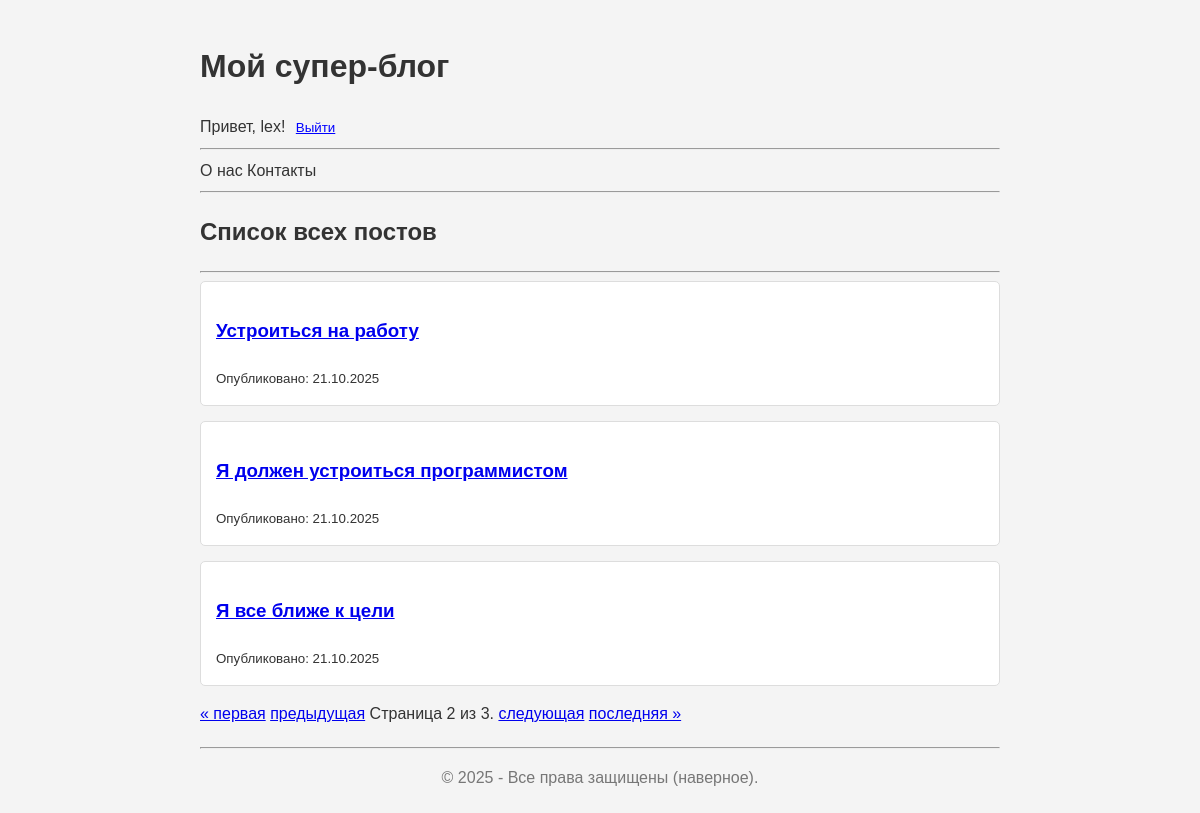
Page /?page=2 (signed in) on the committed database.
### blog/models.py (models this page shows, shortened)
class Post(models.Model):
    title = models.CharField(max_length=200, verbose_name="Заголовок")
    slug = models.SlugField(max_length=250, unique=True, blank=True)
    body = models.TextField(verbose_name="Текст поста")
    created_date = models.DateTimeField(default=timezone.now, verbose_name="Дата создания")
    class Meta:
        ordering = ['-created_date']
        verbose_name = "Пост"
        verbose_name_plural = "Посты"

### blog/views.py (the view)
# urls.py: path('', views.post_list, name='post_list'),
def post_list(request):
    object_list = Post.objects.all()
    paginator = Paginator(object_list, 3)
    page_number = request.GET.get('page')
    try:
        posts = paginator.page(page_number)
    except  PageNotAnInteger:
        posts = paginator.page(1)
    except EmptyPage:
        posts = paginator.page(paginator.num_pages)
    return render(request, 'blog/post_list.html', {'posts': posts})

### blog/templates/blog/post_list.html
{% extends "base.html" %}
{% block content %}
    <h2>Список всех постов</h2>
    <hr>
    {% for post in posts %}
        <article>
            <h3>
                <a href="{% url 'post_detail' slug=post.slug %}">
                    {{ post.title }}
                </a>
            </h3>
            <small>Опубликовано: {{ post.created_date|date:"d.m.Y" }}</small>
        </article>
    {% endfor %}
    <div class="pagination">
        <span class="step-links">
            {% if posts.has_previous %}
                <a href="?page=1">&laquo; первая</a>
                <a href="?page={{ posts.previous_page_number}}">предыдущая</a>
            {% endif %}
            <span class="current">
                Страница {{ posts.number }} из {{ posts.paginator.num_pages }}.
            </span>
            {% if posts.has_next %}
                <a href="?page={{ posts.nex_page_number }}">следующая</a>
                <a href="?page={{ posts.paginator.num_pages }}">последняя &raquo;</a>
            {% endif %}
        </span>
    </div>
{% endblock %}

### blog/templates/base.html (shortened to what this page needs)
{% load static %}
<!DOCTYPE html>
<html lang="ru">
<head>
    <link rel="stylesheet" href="{% static 'css/style.css' %}">
</head>
<body>
    <header>
        <h1><a href="{% url 'post_list' %}">Мой супер-блог</a></h1>
        <nav>
            {% if user.is_authenticated %}
                Привет, {{ user.username }}!
                <form action="{% url 'logout' %}" method="post" style="display: inline;">
                    <button type="submit", style="background:none; border:none; color:blue; text-decoration:underline; cursor:pointer;">
                        Выйти
                    </button>
                </form>
            {% else %}
                <a href="{% url 'login' %}">Войти</a>
            {% endif %}
        </nav>
        <hr>
        <nav>
            <a href="#">О нас</a>
            <a href="#">Контакты</a>
        </nav>
        <hr>
    </header>
    <main>
        {% block content %}
        {% endblock %}
    </main>
    <footer>
        <hr>
        <p>&copy; 2025 - Все права защищены (наверное).</p>
    </footer>
</body>
</html>

### static/css/style.css (style rules this page uses)
body { font-family: Arial, sans-serif; line-height: 1.6; background-color: #f4f4f4; color: #333; padding: 20px; max-width: 800px; margin: 0 auto; }
header a { color: #333; text-decoration: none; }
article { background-color: #fff; padding: 15px; margin-bottom: 15px; border-radius: 5px; border: 1px solid #ddd; }
footer { text-align: center; margin-top: 20px; color: #777; }

### rows in the picture
Post: title "Устроиться на работу", created_date "21.10.2025"
Post: title "Я должен устроиться программистом", created_date "21.10.2025"
Post: title "Я все ближе к цели", created_date "21.10.2025"

### other values in the picture
{{ user.username }} "lex"
{{ posts.number }} "2"
{{ posts.paginator.num_pages }} "3"
